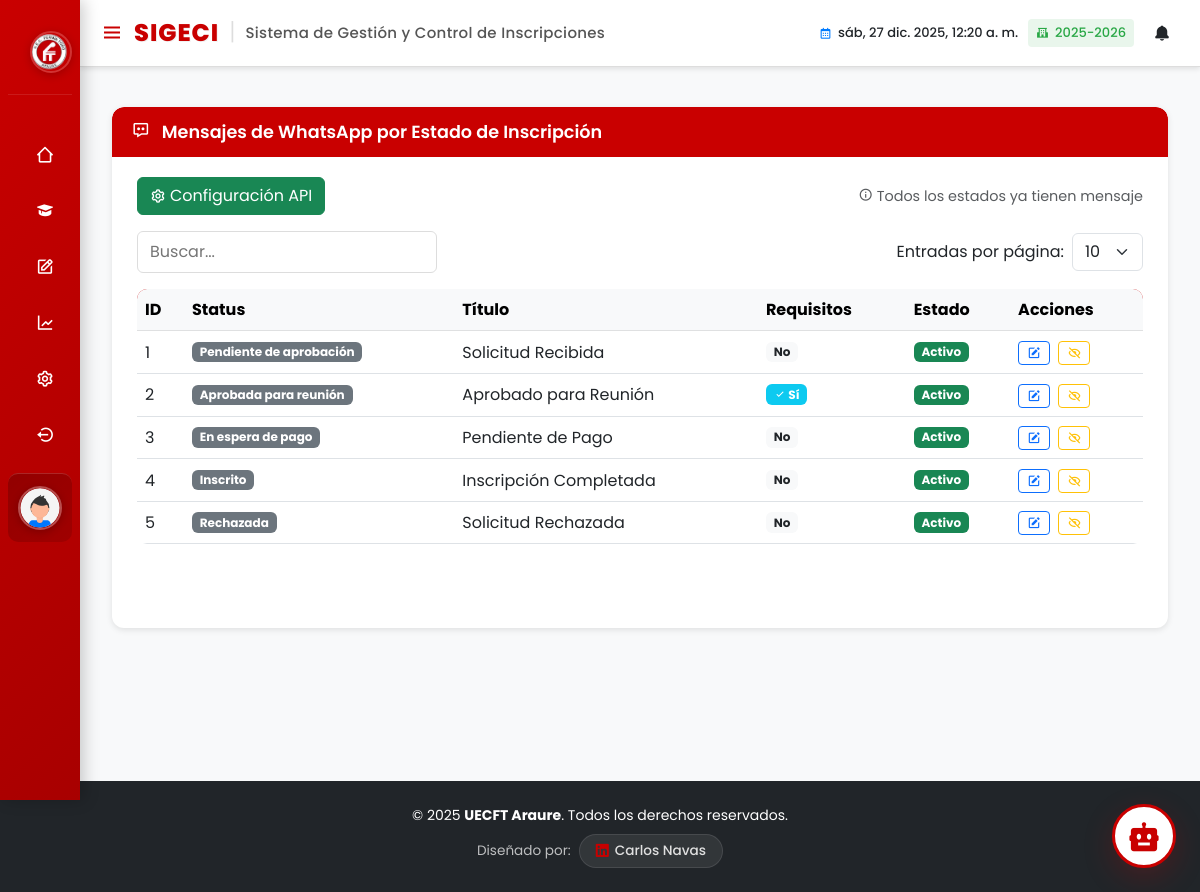
/vistas/configuracion/whatsapp/mensajes.php (signed in), run on an earlier commit of the app's database.
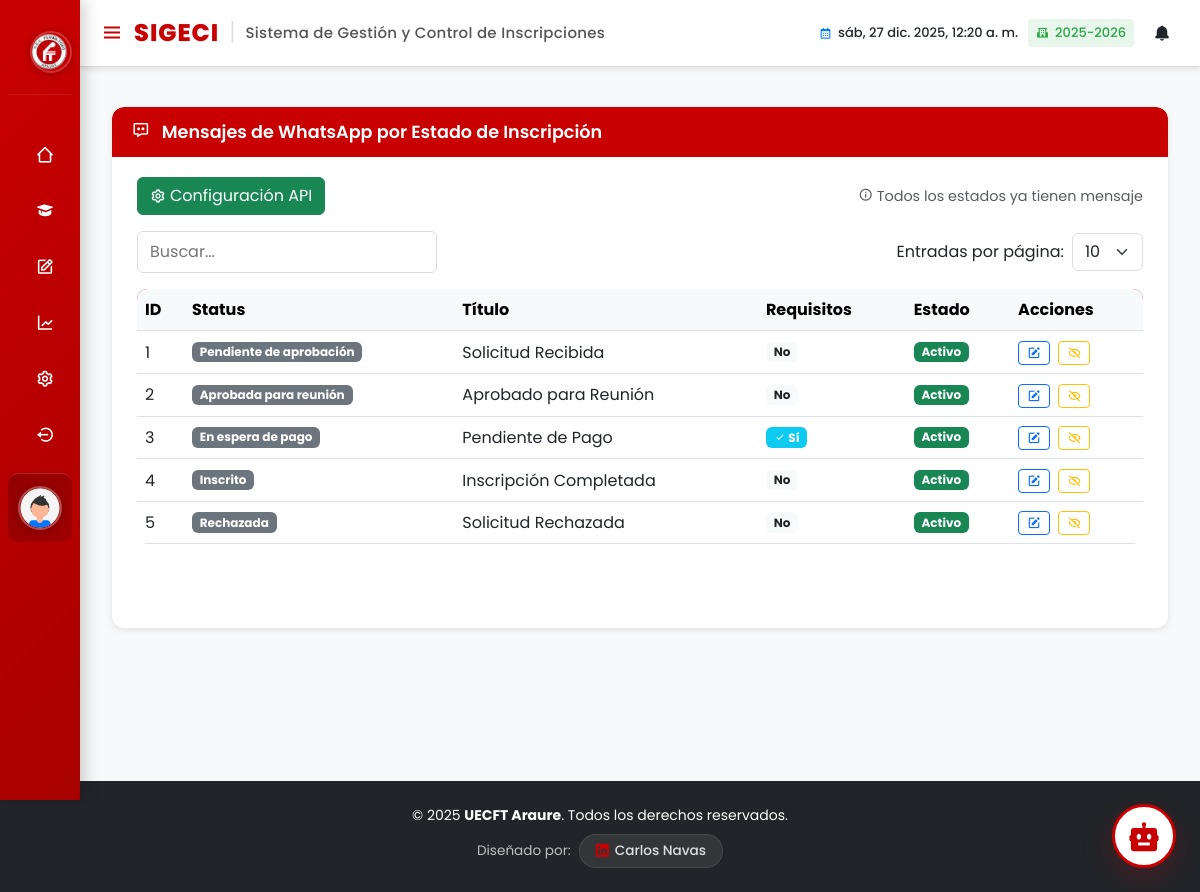
And on a later commit of the database.
### tables this page shows
CREATE TABLE fecha_escolar (
    IdFecha_Escolar int NOT NULL AUTO_INCREMENT PRIMARY KEY,
    fecha_escolar varchar(50) NOT NULL,
    fecha_activa BOOLEAN NOT NULL DEFAULT FALSE,
    inscripcion_activa BOOLEAN NOT NULL DEFAULT FALSE,
    renovacion_activa BOOLEAN NOT NULL DEFAULT FALSE
);

CREATE TABLE mensaje_whatsapp (
    IdMensajeWhatsapp INT NOT NULL AUTO_INCREMENT PRIMARY KEY,
    IdStatus INT NOT NULL COMMENT 'Status de inscripción asociado',
    titulo VARCHAR(100) NOT NULL COMMENT 'Título identificador del mensaje',
    contenido TEXT NOT NULL COMMENT 'Contenido del mensaje con variables (soporta emojis)',
    incluir_requisitos BOOLEAN NOT NULL DEFAULT FALSE COMMENT 'Si se incluyen requisitos del nivel',
    activo BOOLEAN NOT NULL DEFAULT TRUE COMMENT 'Si el mensaje está activo',
    fecha_creacion DATETIME DEFAULT CURRENT_TIMESTAMP,
    fecha_actualizacion DATETIME DEFAULT CURRENT_TIMESTAMP ON UPDATE CURRENT_TIMESTAMP,
    FOREIGN KEY (IdStatus) REFERENCES status(IdStatus)
);

CREATE TABLE status (
    IdStatus int NOT NULL AUTO_INCREMENT PRIMARY KEY,
    IdTipo_Status int NOT NULL,
    status varchar(50) NOT NULL,
    FOREIGN KEY (IdTipo_Status) REFERENCES tipo_status(IdTipo_Status)
);

### modelos/MensajeWhatsapp.php (called while the page is built, shortened)
<?php
class MensajeWhatsapp {
    private $conn;
    private $table = "mensaje_whatsapp";
    public function __construct($db) {
        $this->conn = $db;
    }
    public function obtenerTodos() {
        $query = "SELECT m.*, s.status as nombre_status
                  FROM " . $this->table . " m
                  INNER JOIN status s ON m.IdStatus = s.IdStatus
                  ORDER BY m.IdStatus ASC, m.activo DESC";
        $stmt = $this->conn->prepare($query);
        $stmt->execute();
        return $stmt->fetchAll(PDO::FETCH_ASSOC);
    }
}

### vistas/configuracion/whatsapp/mensajes.php (the view, shortened to what the rows shown need)
<?php
require_once __DIR__ . '/../../../modelos/MensajeWhatsapp.php';
$database = new Database();
$conexion = $database->getConnection();
$mensajeModel = new MensajeWhatsapp($conexion);
$mensajes = $mensajeModel->obtenerTodos();
$esAdmin = ($_SESSION['idPerfil'] == 1);
?>
<head>
</head>
<?php include '../../layouts/menu.php'; ?>
<?php include '../../layouts/header.php'; ?>
<section class="home-section">
    <div class="main-content">
        <div class="container">
            <div class="row justify-content-center">
                <div class="col-12">
                    <div class="card">
                        <div class="card-body">
                            <div class="table-responsive">
                                <table class="table table-hover align-middle" id="tabla-mensajes">
                                    <thead class="table-light">
                                        <tr>
                                            <th>ID</th>
                                            <th>Status</th>
                                            <th>Título</th>
                                            <th>Requisitos</th>
                                            <th>Estado</th>
                                            <th>Acciones</th>
                                        </tr>
                                    </thead>
                                    <tbody id="table-body">
                                        <?php foreach ($mensajes as $msg): ?>
                                            <tr>
                                                <td><?= htmlspecialchars($msg['IdMensajeWhatsapp']) ?></td>
                                                <td>
                                                    <span class="badge bg-secondary">
                                                        <?= htmlspecialchars($msg['nombre_status']) ?>
                                                    </span>
                                                </td>
                                                <td><?= htmlspecialchars($msg['titulo']) ?></td>
                                                <td>
                                                    <?php if ($msg['incluir_requisitos']): ?>
                                                        <span class="badge bg-info"><i class='bx bx-check'></i> Sí</span>
                                                    <?php else: ?>
                                                        <span class="badge bg-light text-dark">No</span>
                                                    <?php endif; ?>
                                                </td>
                                                <td>
                                                    <?php if ($msg['activo']): ?>
                                                        <span class="badge bg-success">Activo</span>
                                                    <?php else: ?>
                                                        <span class="badge bg-danger">Inactivo</span>
                                                    <?php endif; ?>
                                                </td>
                                                <td>
                                                    <a href="editar_mensaje.php?id=<?= $msg['IdMensajeWhatsapp'] ?>"
                                                       class="btn btn-sm btn-outline-primary me-1" title="Editar">
                                                        <i class='bx bxs-edit'></i>
                                                    </a>
                                                    <?php if ($esAdmin): ?>
                                                        <?php if ($msg['activo']): ?>
                                                            <button class="btn btn-sm btn-outline-warning"
                                                                    onclick="cambiarEstado(<?= $msg['IdMensajeWhatsapp'] ?>, 0)"
                                                                    title="Desactivar">
                                                                <i class='bx bx-hide'></i>
                                                            </button>
                                                        <?php endif; ?>
                                                    <?php endif; ?>
                                                </td>
                                            </tr>
                                        <?php endforeach; ?>
                                    </tbody>
                                </table>
                            </div>
                        </div>
                    </div>
                </div>
            </div>
        </div>
    </div>
</section>
<?php include '../../layouts/footer.php'; ?>
</body>
</html>

### vistas/layouts/menu.php (shortened to what the rows shown need)
<?php
global $conexion;
$queryAnoActivo = "SELECT fecha_escolar FROM fecha_escolar WHERE fecha_activa = 1 LIMIT 1";
$stmtAnoActivo = $conexion->prepare($queryAnoActivo);
$stmtAnoActivo->execute();
$anoEscolarActivo = $stmtAnoActivo->fetch(PDO::FETCH_ASSOC);
$nombreAnoEscolar = $anoEscolarActivo ? $anoEscolarActivo['fecha_escolar'] : 'Sin año activo';
?>
<section class="home-section">
    <div class="home-content">
        <div class="right-section">
            <div class="school-year">
                <i class='bx bxs-school'></i>
                <span><?= htmlspecialchars($nombreAnoEscolar) ?></span>
            </div>
        </div>
    </div>
</section>
<?php
include __DIR__ . '/chat_widget.php';
?>

What changed in the data, as far as the page shows it:
changed mensaje_whatsapp "Aprobado para Reunión": incluir_requisitos "Sí" → "No"
changed mensaje_whatsapp "Pendiente de Pago": incluir_requisitos "No" → "Sí"
